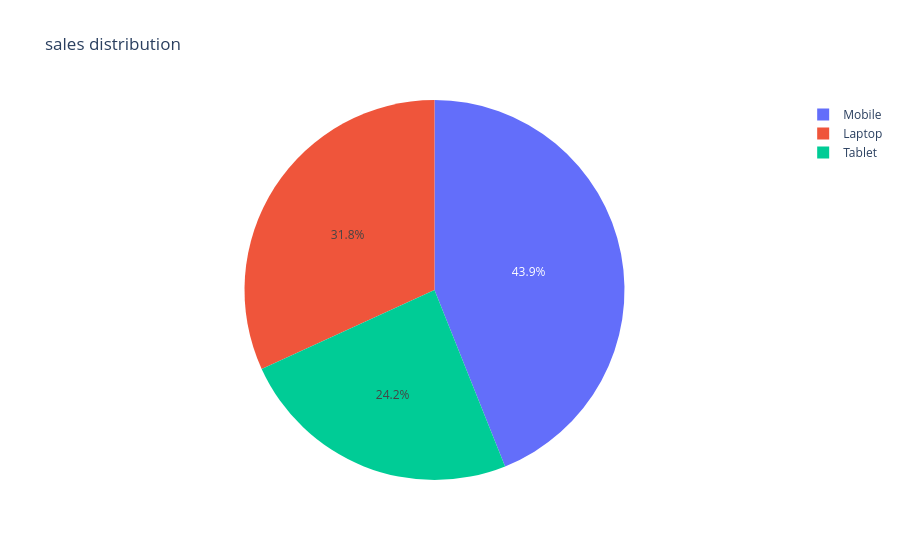

Notebook source saved alongside this figure:
### Code cell
fig3=px.pie(data,values="sales,names="product",title="sales distribution")
fig3.show()

### Figure 1 — Plotly figure (JSON) as saved in the notebook; plotly's stock layout.template omitted (floating-point values rounded to 4 significant figures)
{"data": [{"domain": {"x": [0, 1], "y": [0, 1]}, "hovertemplate": "product=%{label}<br>sales=%{value}<extra></extra>", "labels": ["Laptop", "Laptop", "Mobile", "Mobile", "Tablet", "Tablet"], "legendgroup": "", "name": "", "showlegend": true, "type": "pie", "values": [200, 220, 300, 280, 150, 170]}], "layout": {"legend": {"tracegroupgap": 0}, "title": {"text": "sales distribution"}}}
